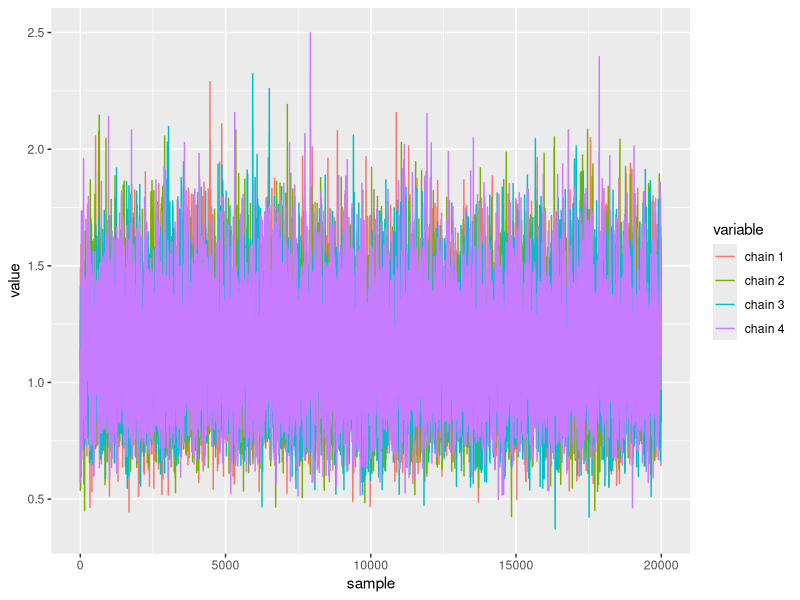
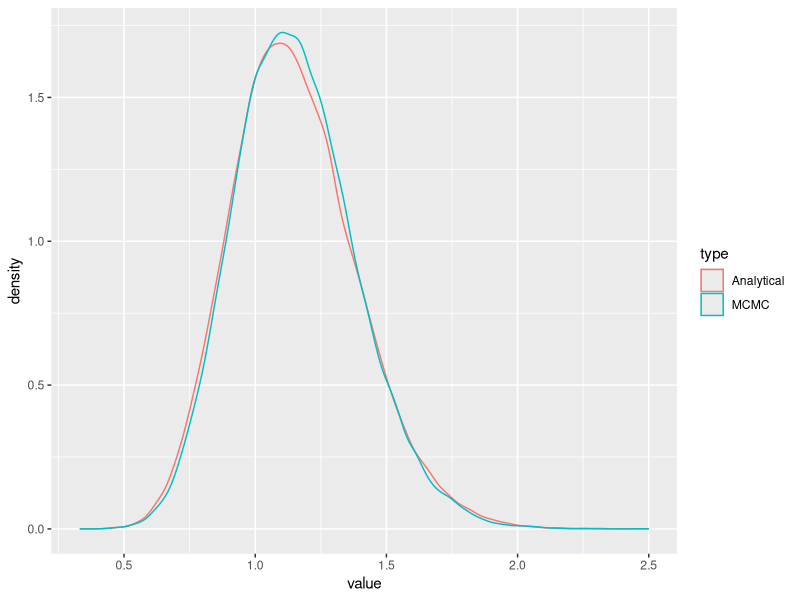
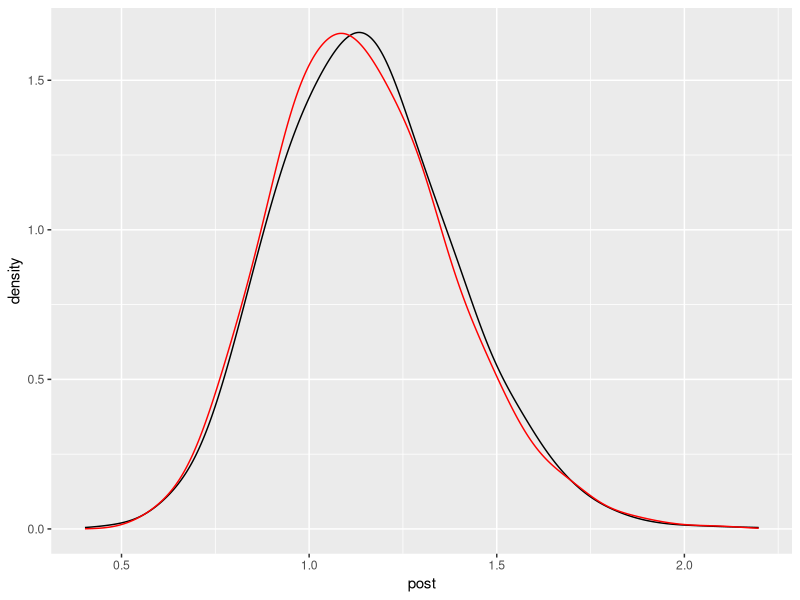
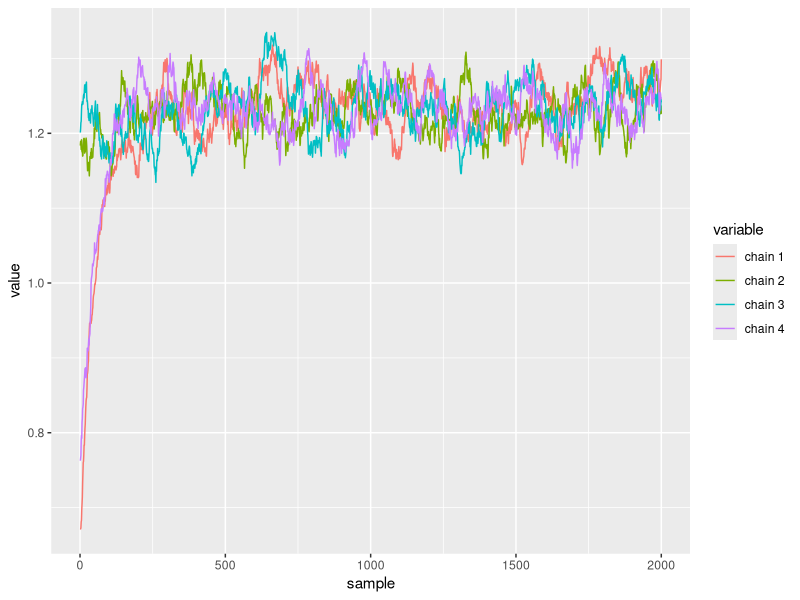
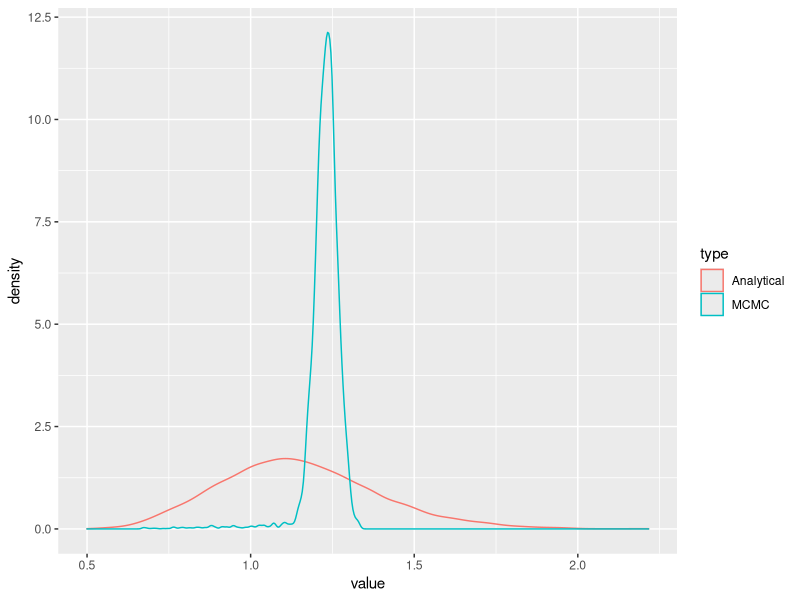

Generate these figures, in order, with R:
# data: 1, 1, 2, 0, 1, 2, 0, 5, 0, 1
# Likelihood
# y_i ~ Poisson(lambda)
# Prior
# lambda ~ Gamma(10,10)
# Posterior
# lambda|y ~ Gamma(23,20)
library(truncnorm)

y <- c(1, 1, 2, 0, 1, 2, 0, 5, 0, 1)
y
# y_i ~ Poisson(lambda)
# lambda ~ Gamma(10,10)
nsamp <- 20000
mcmc <- function(y,step_size){
  nsamp <- 20000
  lambda_chain <- rep(NA,nsamp)
  reject <- 0
  
  # Intialization
  lambda_chain[1] <- rgamma(1,10,10)
  i <- 1
  
  while(i < nsamp){
    proposal_lambda <- 
      rtruncnorm(1,a=0,b=Inf,mean=lambda_chain[i],sd=step_size)
    lkl_proposal <- prod(dpois(y,proposal_lambda))
    prior_proposal <- dgamma(proposal_lambda,10,10)
    forward_density <- 
      dtruncnorm(proposal_lambda,a=0,b=Inf,mean=lambda_chain[i],sd=step_size)
    lkl_current <- prod(dpois(y,lambda_chain[i]))
    prior_current <- dgamma(lambda_chain[i],10,10)
    backward_density <- 
      dtruncnorm(lambda_chain[i],a=0,b=Inf,mean=proposal_lambda,sd=step_size)
    H <- (lkl_proposal*prior_proposal*backward_density)/(lkl_current*prior_current*forward_density)
    astr <- runif(1,0,1)
    if(astr<min(1,H)){
      lambda_chain[i+1] <- proposal_lambda
      i <- i+1
    }else{
      reject <- reject+1
    }
  }
  return(list(lambda_chain=lambda_chain,reject=reject))
}

chain1 <- mcmc(y=y,step_size = 0.2)
chain2 <- mcmc(y=y,step_size = 0.2)
chain3 <- mcmc(y=y,step_size = 0.2)
chain4 <- mcmc(y=y,step_size = 0.2)

rejection_count <- chain1$reject
rate <- (rejection_count/(nsamp+rejection_count))*100
rate

chains <- data.frame(matrix(nrow = nsamp,ncol=4))
colnames(chains) <- c("chain 1","chain 2","chain 3","chain 4")
chains$`chain 1`<- chain1$lambda_chain
chains$`chain 2`<- chain2$lambda_chain
chains$`chain 3` <- chain3$lambda_chain
chains$`chain 4` <- chain4$lambda_chain

chains$sample <- 1:nsamp
library(ggplot2)
library(reshape2)
ggplot(melt(chains,id="sample"),aes(x=sample,y=value,group=variable,color=variable))+
  geom_line()

chain.m <- melt(chains,id="sample")
chain.m <- rbind(chain.m,data.frame(sample=1:nsamp*4,
                                    variable=rep("0",nsamp*4),
                            value=rgamma(nsamp*4,23,20)))
chain.m$type <- factor(c(rep("MCMC",nsamp*4),rep("Analytical",nsamp*4)))

ggplot(chain.m,aes(x=value,group=type,color=type))+
  geom_density()

#####
## Importance sampling ###
y
nsamp <- 200000
proposal_lambda <- rgamma(nsamp,5,5)
weights <- rep(NA,nsamp)
for(i in 1:nsamp){
  likelihood <- prod(dpois(y,lambda=proposal_lambda[i]))
  prior <- dgamma(proposal_lambda[i],10,10)
  proposal_dens <- dgamma(proposal_lambda[i],5,5)
  weights[i] <- likelihood*prior/proposal_dens
}
  
posterior_lambda <- sample(proposal_lambda,size=5000,
                           prob=weights)
df.post <- data.frame(post=posterior_lambda)

analytic_post <- rgamma(5000,10+sum(y),10+length(y))
df.post$analytical <- analytic_post
library(ggplot2)
ggplot(df.post,aes(x=post))+geom_density(adjust=1.5)+geom_density(aes(x=analytical),color="red",adjust=1.5)

##############################


y <- rpois(1000,lambda = 1.3)

nsamp <- 2000
mcmc <- function(y,step_size){
  nsamp <- 2000
  lambda_chain <- rep(NA,nsamp)
  reject <- 0
  
  # Intialization
  lambda_chain[1] <- rgamma(1,10,10)
  i <- 1
  
  while(i < nsamp){
    proposal_lambda <- 
      rtruncnorm(1,a=0,b=Inf,mean=lambda_chain[i],sd=step_size)
    
    log_lkl_proposal <- sum(dpois(y,proposal_lambda,log = TRUE))
    log_prior_proposal <- dgamma(proposal_lambda,10,10,log = TRUE)
    log_forward_density <- 
      log(dtruncnorm(proposal_lambda,a=0,b=Inf,mean=lambda_chain[i],sd=step_size))
    
    log_lkl_current <- sum(dpois(y,lambda_chain[i],log = TRUE))
    log_prior_current <- dgamma(lambda_chain[i],10,10,log=TRUE)
    log_backward_density <- 
      log(dtruncnorm(lambda_chain[i],a=0,b=Inf,mean=proposal_lambda,sd=step_size))
    
    H <- exp((log_lkl_proposal+log_prior_proposal+log_backward_density)-(log_lkl_current+log_prior_current+log_forward_density))
    astr <- runif(1,0,1)
    if(astr<min(1,H)){
      lambda_chain[i+1] <- proposal_lambda
      i <- i+1
    }else{
      reject <- reject+1
    }
  }
  return(list(lambda_chain=lambda_chain,reject=reject))
}

chain1 <- mcmc(y=y,step_size = 0.008)
chain2 <- mcmc(y=y,step_size = 0.008)
chain3 <- mcmc(y=y,step_size = 0.008)
chain4 <- mcmc(y=y,step_size = 0.008)

rejection_count <- chain1$reject
rate <- (rejection_count/(nsamp+rejection_count))*100
rate

chains <- data.frame(matrix(nrow = 2000,ncol=4))
colnames(chains) <- c("chain 1","chain 2","chain 3","chain 4")
chains$`chain 1`<- chain1$lambda_chain
chains$`chain 2`<- chain2$lambda_chain
chains$`chain 3` <- chain3$lambda_chain
chains$`chain 4` <- chain4$lambda_chain

chains$sample <- 1:nsamp
library(ggplot2)
library(reshape2)
ggplot(melt(chains,id="sample"),aes(x=sample,y=value,group=variable,color=variable))+
  geom_line()+scale_x_continuous(limits = c(1,2000))

quantile(melt(chains,id="sample")$value,probs=c(.025,0.975))




chain.m <- melt(chains,id="sample")
chain.m <- rbind(chain.m,data.frame(sample=1:8000,
                                    variable=rep("0",8000),
                                    value=rgamma(8000,23,20)))
chain.m$type <- factor(c(rep("MCMC",8000),rep("Analytical",8000)))

ggplot(chain.m,aes(x=value,group=type,color=type))+
  geom_density()

###############################
